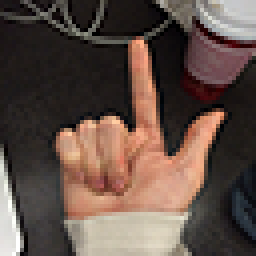
%> input picture Evaluation/sample.png, 64 x 64 px (shown 4 times larger)
$ octave --eval "result = HOG(imread('sample.png'));"   (GNU Octave 9; MATLAB toolbox functions it lacks are replaced by stand-ins)
%> lines starting %> are read from the running program, lines starting %| are printed output that depends on the picture
function [H grad_xr grad_yu] =HOG(Im)
Im = rgb2gray(Im);
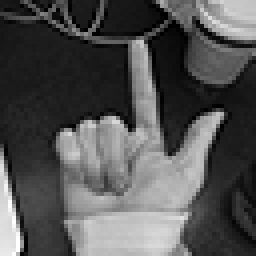
%> Im: size 64x64 uint8 (shown 4 times larger); min 0, max 255, mean 82.9

nwin_x=3;%set here the number of HOG windows per bound box
nwin_y=3;
B=9;%set here the number of histogram bins
[L,C]=size(Im); % L num of lines ; C num of columns
%> L = 64; C = 64
H=zeros(nwin_x*nwin_y*B,1); % column vector with zeros
m=sqrt(L/2);
%> m = 5.66
if C==1 % if num of columns==1
    Im=im_recover(Im,m,2*m);%verify the size of image, e.g. 25x50
    L=2*m;
    C=m;
end
Im=double(Im);
%> Im: size 64x64 double
step_x=floor(C/(nwin_x+1));
%> step_x = 16
step_y=floor(L/(nwin_y+1));
%> step_y = 16
cont=0;
hx = [-1,0,1];
hy = -hx';
grad_xr = imfilter(double(Im),hx);
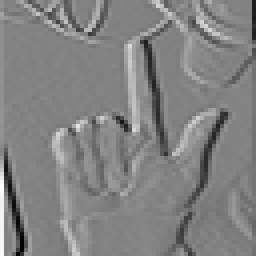
%> grad_xr: size 64x64 double (shown 4 times larger); min -255, max 242, mean -0.8; drawn with min black and max white
grad_yu = imfilter(double(Im),hy);
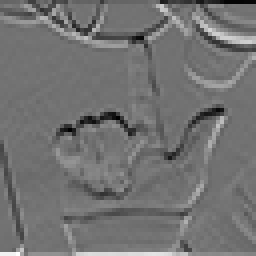
%> grad_yu: size 64x64 double (shown 4 times larger); min -209, max 255, mean -0.6; drawn with min black and max white

angles=atan2(grad_yu,grad_xr);
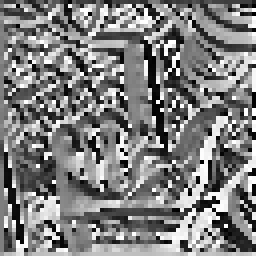
%> angles: size 64x64 double (shown 4 times larger); min -3.13, max 3.14, mean -0.0072; drawn with min black and max white
magnit=((grad_yu.^2)+(grad_xr.^2)).^.5;
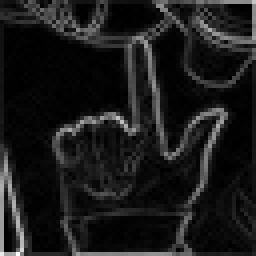
%> magnit: size 64x64 double (shown 4 times larger); min 0, max 355.7, mean 37.4; drawn with min black and max white
for n=0:nwin_y-1
    for m=0:nwin_x-1
        cont=cont+1;
        angles2=angles(n*step_y+1:(n+2)*step_y,m*step_x+1:(m+2)*step_x);
        magnit2=magnit(n*step_y+1:(n+2)*step_y,m*step_x+1:(m+2)*step_x);
        v_angles=angles2(:);
        v_magnit=magnit2(:);
        K=max(size(v_angles));
        %assembling the histogram with 9 bins (range of 20 degrees per bin)
        bin=0;
        H2=zeros(B,1);
        for ang_lim=-pi+2*pi/B:2*pi/B:pi
            bin=bin+1;
            for k=1:K
                if v_angles(k)<ang_lim
                    v_angles(k)=100;
                    H2(bin)=H2(bin)+v_magnit(k);
                end
            end
        end

        H2=H2/(norm(H2)+0.01);
        H((cont-1)*B+1:cont*B,1)=H2;
    end
end
%> after the loop, H = 81 values, max 0.744 at index 81, min 0.0943 at index 52, mean 0.301; H2 = [0.331; 0.196; 0.165; 0.334; 0.15; 0.115; 0.283; 0.207; 0.744]; cont = 9; v_angles = 1024 values, max 100 at index 1, min 3.14 at index 59, mean 97.92
%> `result = HOG(imread('sample.png'));`: result has the same summary as H in HOG
